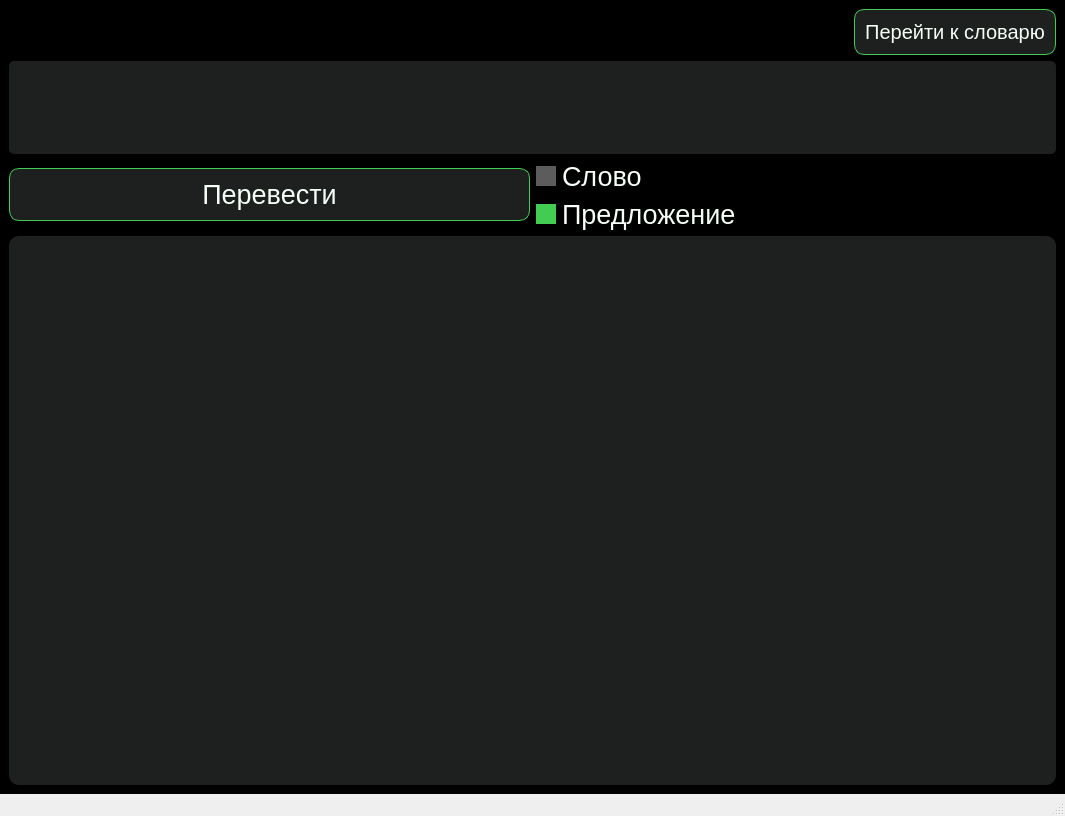
<?xml version="1.0" encoding="UTF-8"?>
<ui version="4.0">
 <class>MainWindow</class>
 <widget class="QMainWindow" name="MainWindow">
  <property name="windowModality">
   <enum>Qt::WindowModal</enum>
  </property>
  <property name="geometry">
   <rect>
    <x>0</x>
    <y>0</y>
    <width>1065</width>
    <height>816</height>
   </rect>
  </property>
  <property name="windowTitle">
   <string>Переводчик сленга</string>
  </property>
  <property name="styleSheet">
   <string notr="true">#centralwidget {
 background-color: rgb(0, 0, 0);
}
QPushButton {
 background-color: rgb(29, 32, 30);
 border-radius: 10px;
 padding: 10px 10px;
 color: rgb(246, 255, 248);
border: 1px  solid rgb(65, 205, 82);
}
QPushButton:hover {
background-color: rgb(29, 32, 30);
 color: rgb(65, 205, 82);
 border: 2px  solid rgb(65, 205, 82);
}

QLineEdit {
background-color: rgb(29, 32, 30);
 padding: 30px;
 border-radius:5px;
 color: rgb(246, 255, 248);
}
QTextBrowser{
background-color: rgb(29, 32, 30);
 border-radius: 10px;
 padding: 10px 10px;
 color: rgb(246, 255, 248);
}

QRadioButton{
 color: rgb(246, 255, 248);
}

QRadioButton:indicator{
width: 20px;
height: 20px;
}
QRadioButton:indicator:unchecked{
background-color: rgb(92, 92, 92);
}
QRadioButton:indicator:checked{
background-color: rgb(65, 205, 82);
}</string>
  </property>
  <widget class="QWidget" name="centralwidget">
   <layout class="QVBoxLayout" name="verticalLayout_2">
    <item>
     <layout class="QHBoxLayout" name="horizontalLayout_3">
      <item>
       <spacer name="horizontalSpacer">
        <property name="orientation">
         <enum>Qt::Horizontal</enum>
        </property>
        <property name="sizeHint" stdset="0">
         <size>
          <width>40</width>
          <height>20</height>
         </size>
        </property>
       </spacer>
      </item>
      <item>
       <widget class="QPushButton" name="dictionary_button">
        <property name="font">
         <font>
          <pointsize>15</pointsize>
         </font>
        </property>
        <property name="styleSheet">
         <string notr="true"/>
        </property>
        <property name="text">
         <string>Перейти к словарю</string>
        </property>
       </widget>
      </item>
     </layout>
    </item>
    <item>
     <widget class="QLineEdit" name="main_text_edit">
      <property name="font">
       <font>
        <pointsize>20</pointsize>
       </font>
      </property>
      <property name="text">
       <string/>
      </property>
      <property name="frame">
       <bool>true</bool>
      </property>
     </widget>
    </item>
    <item>
     <layout class="QHBoxLayout" name="horizontalLayout_2">
      <item>
       <widget class="QPushButton" name="dict_search">
        <property name="font">
         <font>
          <pointsize>20</pointsize>
         </font>
        </property>
        <property name="styleSheet">
         <string notr="true"/>
        </property>
        <property name="text">
         <string>Перевести</string>
        </property>
       </widget>
      </item>
      <item>
       <layout class="QVBoxLayout" name="verticalLayout">
        <item>
         <widget class="QRadioButton" name="word_button">
          <property name="font">
           <font>
            <pointsize>20</pointsize>
           </font>
          </property>
          <property name="styleSheet">
           <string notr="true">QRRadioButton {
	color:  rgb(255, 255, 255);
}</string>
          </property>
          <property name="text">
           <string>Слово</string>
          </property>
          <property name="checked">
           <bool>false</bool>
          </property>
         </widget>
        </item>
        <item>
         <widget class="QRadioButton" name="sentence_button">
          <property name="font">
           <font>
            <pointsize>20</pointsize>
           </font>
          </property>
          <property name="text">
           <string>Предложение</string>
          </property>
          <property name="checked">
           <bool>true</bool>
          </property>
          <property name="autoRepeat">
           <bool>false</bool>
          </property>
         </widget>
        </item>
       </layout>
      </item>
     </layout>
    </item>
    <item>
     <widget class="QTextBrowser" name="translated_text">
      <property name="font">
       <font>
        <pointsize>24</pointsize>
       </font>
      </property>
      <property name="html">
       <string>&lt;!DOCTYPE HTML PUBLIC &quot;-//W3C//DTD HTML 4.0//EN&quot; &quot;http://www.w3.org/TR/REC-html40/strict.dtd&quot;&gt;
&lt;html&gt;&lt;head&gt;&lt;meta name=&quot;qrichtext&quot; content=&quot;1&quot; /&gt;&lt;style type=&quot;text/css&quot;&gt;
p, li { white-space: pre-wrap; }
&lt;/style&gt;&lt;/head&gt;&lt;body style=&quot; font-family:'Noto Sans'; font-size:13pt; font-weight:400; font-style:normal;&quot;&gt;
&lt;p style=&quot;-qt-paragraph-type:empty; margin-top:0px; margin-bottom:0px; margin-left:0px; margin-right:0px; -qt-block-indent:0; text-indent:0px;&quot;&gt;&lt;br /&gt;&lt;/p&gt;&lt;/body&gt;&lt;/html&gt;</string>
      </property>
     </widget>
    </item>
   </layout>
  </widget>
  <widget class="QStatusBar" name="statusbar"/>
 </widget>
 <resources>
  <include location="images/test.qrc"/>
 </resources>
 <connections/>
</ui>
